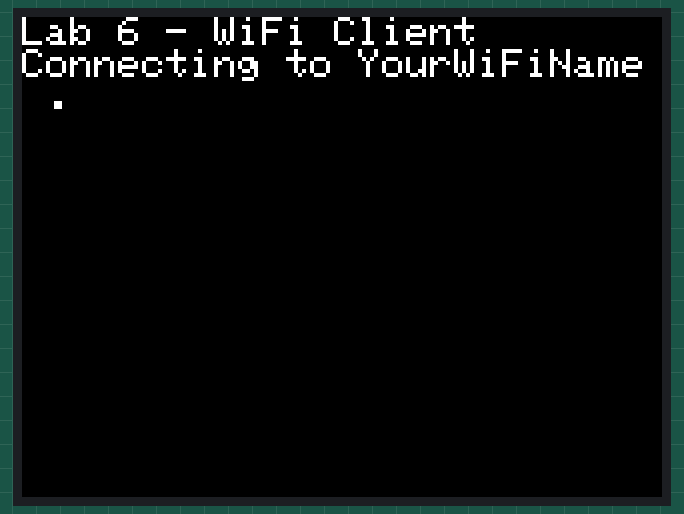
This sketch was run on a simulated ESP32. On the bench: 320×240 colour display. WiFi joins after 1.5 s; servers stay silent unless stated; what the sketch prints to the serial monitor is not drawn.

Above: at 0.7 s.
At 1.7 s:
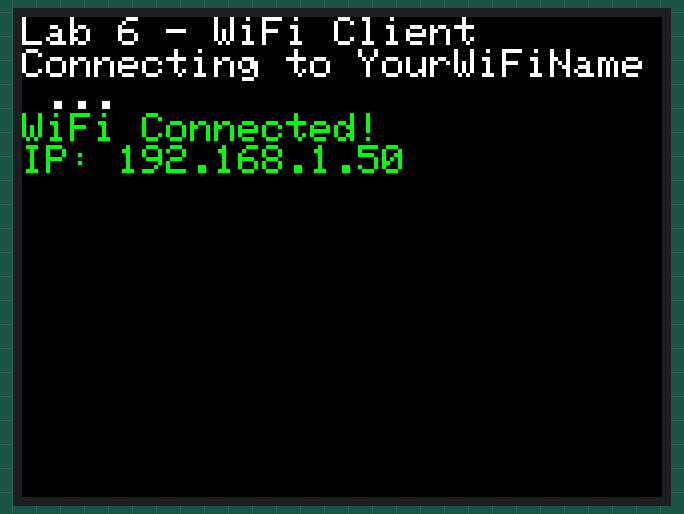

The sketch:

lab_6_1.ino
```cpp
#include <M5Unified.h>
#include <WiFi.h>

// --- WiFi Credentials --- (replace with your own network)
#define WIFI_SSID "YourWiFiName"
#define WIFI_PASSWORD "YourWiFiPassword"

const long connectionTimeout = 15000; // Timeout 15 seconds
const int statusCheckDelay = 500;     // Delay between checks

void startWiFi();

void setup() {
  M5.begin();
  Serial.begin(115200);
  M5.Display.setTextSize(2);
  M5.Display.println("Lab 6 - WiFi Client");
  startWiFi();
}

void loop() {
  // Nothing to do here for this part
}

void startWiFi() {
  M5.Display.printf("Connecting to %s ", WIFI_SSID);
  Serial.printf("Connecting to %s ", WIFI_SSID);

  WiFi.begin(WIFI_SSID, WIFI_PASSWORD);
  unsigned long startTime = millis();

  while (WiFi.status() != WL_CONNECTED && (millis() - startTime) < connectionTimeout) {
    delay(statusCheckDelay);
    M5.Display.print(".");
    Serial.print(".");
  }

  if (WiFi.status() == WL_CONNECTED) {
    M5.Display.setTextColor(TFT_GREEN);
    M5.Display.println("\nWiFi Connected!");
    M5.Display.print("IP: ");
    M5.Display.println(WiFi.localIP());
    M5.Display.setTextColor(TFT_WHITE);

    Serial.println("\nWiFi Connected!");
    Serial.printf("IP Address: ");
    Serial.println(WiFi.localIP());
  } else {
    M5.Display.setTextColor(TFT_RED);
    M5.Display.println("\nWiFi Connection Failed!");
    M5.Display.println("Please check credentials or network and reset.");
    M5.Display.setTextColor(TFT_WHITE);
    Serial.println("\nWiFi connection failed after 15 seconds.");
  }
}
```
